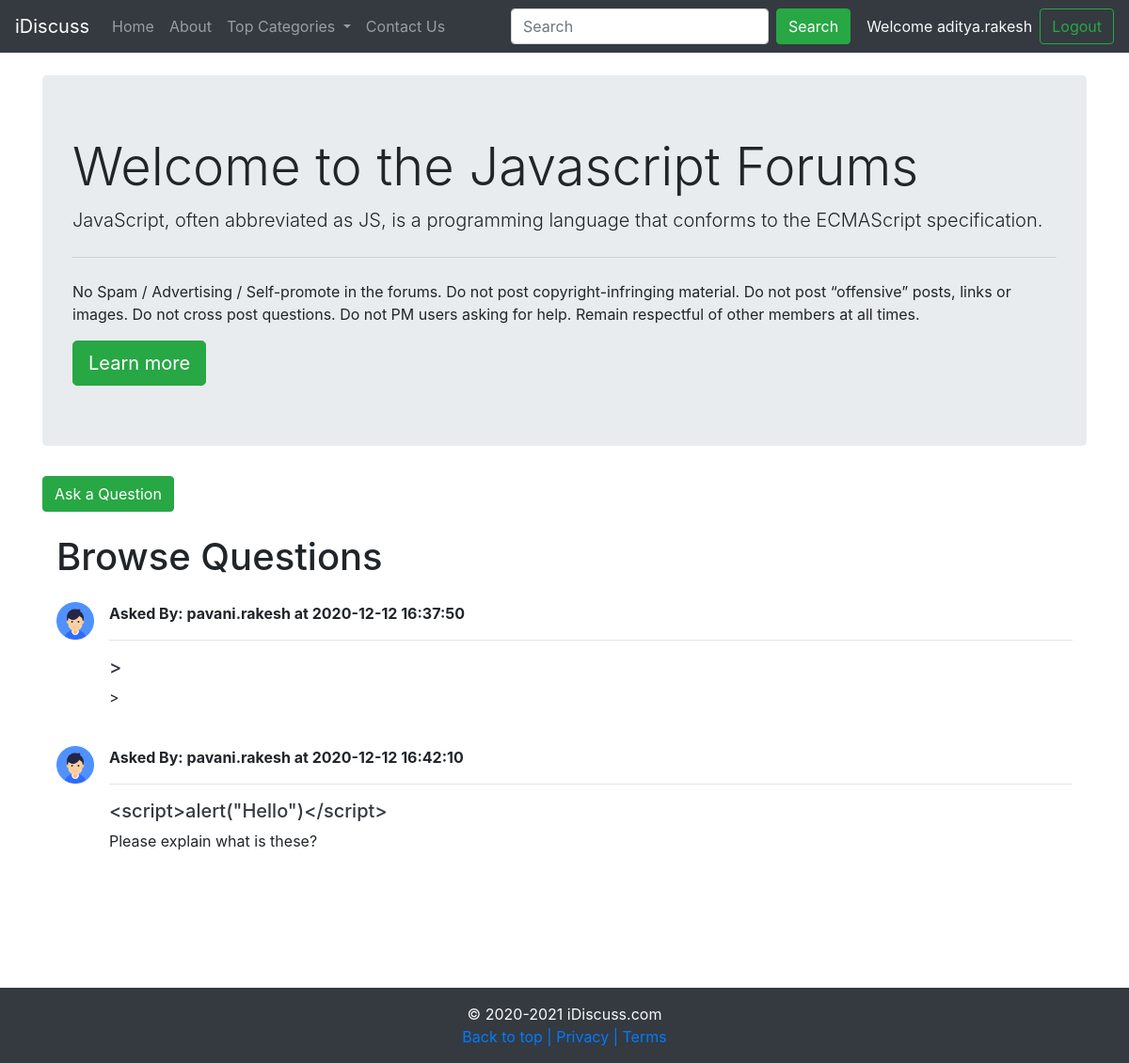
Screenshot of /threadlist.php?catid=2 (signed in) with the database file from the repository.
### tables this page shows
CREATE TABLE `categories` (
  `category_id` int(8) NOT NULL,
  `category_name` varchar(255) NOT NULL,
  `category_description` varchar(255) NOT NULL,
  `created` datetime NOT NULL DEFAULT current_timestamp()
);

CREATE TABLE `threads` (
  `thread_id` int(11) NOT NULL,
  `thread_title` varchar(255) NOT NULL,
  `thread_desc` text NOT NULL,
  `thread_cat_id` int(11) NOT NULL,
  `thread_user_id` int(11) NOT NULL,
  `timestamp` datetime NOT NULL DEFAULT current_timestamp()
);

CREATE TABLE `users` (
  `sno` int(11) NOT NULL,
  `username` varchar(30) NOT NULL,
  `password` varchar(255) NOT NULL,
  `timestamp` datetime NOT NULL DEFAULT current_timestamp()
);

### threadlist.php (the view, shortened to what this page needs)
<!doctype html>
<html lang="en">
<head>
    <link rel="stylesheet" href="https://cdn.jsdelivr.net/npm/bootstrap@4.5.3/dist/css/bootstrap.min.css"
>
</head>
<body>
    <?php include "partials/_nav.php"; ?>
    <?php
      $id = $_GET['catid'];
      $sql = "SELECT * FROM `categories` WHERE category_id=$id";
      $result = mysqli_query($conn, $sql);
      while($row = mysqli_fetch_assoc($result)){
          $catname = $row['category_name'];
          $catdesc = $row['category_description'];
      }
    ?>
    <div class="container my-4">
        <div class="jumbotron">
            <h1 class="display-4">Welcome to the <?php echo $catname; ?> Forums</h1>
            <p class="lead"><?php echo $catdesc; ?></p>
            <hr class="my-4">
            <p>No Spam / Advertising / Self-promote in the forums. Do not post copyright-infringing material. Do not
                post “offensive” posts, links or images. Do not cross post questions. Do not PM users asking for help.
                Remain respectful of other members at all times.</p>
            <a class="btn btn-success btn-lg" href="https://opentuition.com/forums/forum-rules/" role="button"
                target="_blank">Learn
                more</a>
        </div>
    </div>
<?php
if(isset($_SESSION['loggedin']) && $_SESSION['loggedin'] == true){
    echo '<div class="container my-4">
        <button class="btn btn-success" type="button" data-toggle="collapse" data-target="#collapseExample"
            aria-expanded="false" aria-controls="collapseExample">
            Ask a Question
        </button>
        </p>
        <div class="collapse" id="collapseExample">
            <div class="card card-body">
                <form action=" '. $_SERVER["REQUEST_URI"] .'" method="POST">
                    <div class="form-group">
                        <label for="title">Problem Title</label>
                        <input type="text" class="form-control" id="title" name="title" aria-describedby="emailHelp">
                        <div class="form-group">
                            <label for="desc">Elaborate your Problem</label>
                            <textarea class="form-control" id="desc" name="desc" rows="3"></textarea>
                            <input type="hidden" name="sno" value="'. $_SESSION["sno"] .'">
                        </div>
                        <button type="submit" class="btn btn-success">Submit</button>
                </form>
            </div>
        </div>
    </div>';
}
else{
    echo '<div class="container my-4">
    <button type="button" class="btn btn-success" disabled>Ask a question</button>
    </div>
    ';
}
    ?>
    <div class="container">
        <h1 class="py-2">Browse Questions</h1>
        <?php
        $id = $_GET['catid'];
        $sql = "SELECT * FROM `threads` WHERE thread_cat_id=$id";
        $result = mysqli_query($conn, $sql);
        while($row = mysqli_fetch_assoc($result)){
            $id = $row['thread_id'];
            $title = $row['thread_title'];
            $desc = $row['thread_desc'];
            $thread_time = $row['timestamp'];
            $thread_user_id = $row['thread_user_id'];
            $sql2 = "SELECT username FROM `users` WHERE sno='$thread_user_id'";
            $result2 = mysqli_query($conn, $sql2);
            $row2 = mysqli_fetch_assoc($result2);
        echo '<div class="media my-3">
            <img src="img/user.png" class="mr-3" alt="..." height="40px">
            <div class="media-body">
            <p class="font-weight-bold my-0"> Asked By:  '. $row2['username'] .' at '. $thread_time .' </p>
            <hr>
                <h5 class="mt-0"><a class="text-dark" href="thread.php?threadid='. $id .'">'. $title .'</a></h5>
                '. $desc .' <br><br>
            </div>
        </div>';
    }
    ?>
    </div>
    <br>
    <br>
    <br>
    <br>
    <?php include "partials/_footer.php"; ?>
</body>
</html>

### rows the page displays
categories: category_name "Javascript", category_description "JavaScript, often abbreviated as JS, is a programming language that conforms to the ECMAScript specification."
threads: users.username "pavani.rakesh", timestamp "2020-12-12 16:37:50", thread_title ">", thread_desc ">"
threads: users.username "pavani.rakesh", timestamp "2020-12-12 16:42:10", thread_title "<script>alert(\"Hello\")</script>", thread_desc "Please explain what is these?"

### other values shown
$_SESSION['username'] "aditya.rakesh"
